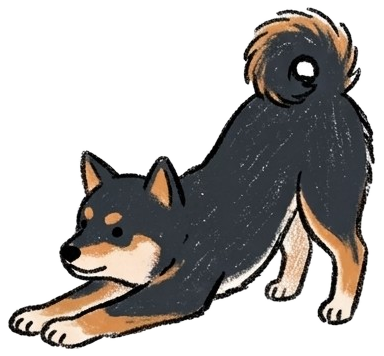
#> input picture dog-joint-video/src/video/assets/dogs/play-bow.png, 384 x 356 px; its folder holds only this picture in this run
$ python cut.py play-bow.png puppy-sit.png
#> lines starting #> are read from the running program, lines starting #| are printed output that depends on the picture; after the words box and inside, x2 and y2 are one past the last pixel; in counts of white or black regions, pixels touching at a corner belong together
# 從白底素材圖切出每一隻狗：從邊緣灌水找出背景白（狗身上被線圍住的白毛保留），再找出各個連通塊
import sys, numpy as np
from PIL import Image, ImageDraw, ImageFilter
from collections import deque
src, out = sys.argv[1], sys.argv[2]
im = Image.open(src).convert('RGB'); a = np.asarray(im).astype(int)
W, H = im.size
#> W = 384; H = 356
white = (a.min(axis=2) > 228) & ((a.max(axis=2) - a.min(axis=2)) < 22)
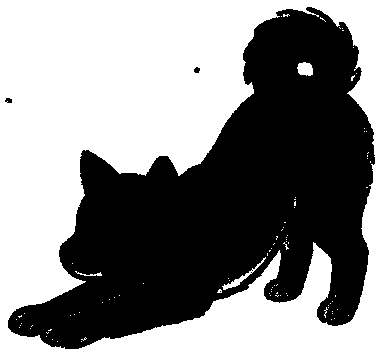
#> white: shape (356, 384) bool; 53.8% white; 4 black regions (1 under 20 px), largest, box (x1, y1, x2, y2) and area: (8, 7, 375, 349) 63144, (194, 67, 200, 73) 28, (5, 98, 12, 103) 28
# 灌水：從四邊連到的白色才是背景
bg = np.zeros_like(white); q = deque()
for x in range(W):
    for y in (0, H - 1):
        if white[y, x] and not bg[y, x]: bg[y, x] = 1; q.append((y, x))
#> bg: shape (356, 384) bool; 0.56% white in thin lines or dots
for y in range(H):
    for x in (0, W - 1):
        if white[y, x] and not bg[y, x]: bg[y, x] = 1; q.append((y, x))
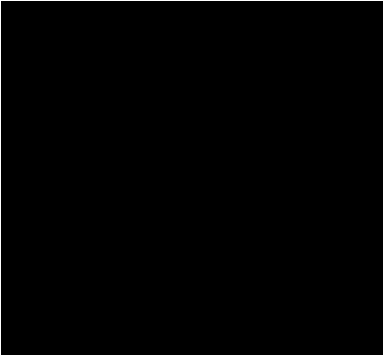
#> bg: shape (356, 384) bool; 1.1% white in thin lines or dots
while q:
    y, x = q.popleft()
    for dy, dx in ((1,0),(-1,0),(0,1),(0,-1)):
        ny, nx = y + dy, x + dx
        if 0 <= ny < H and 0 <= nx < W and white[ny, nx] and not bg[ny, nx]:
            bg[ny, nx] = 1; q.append((ny, nx))
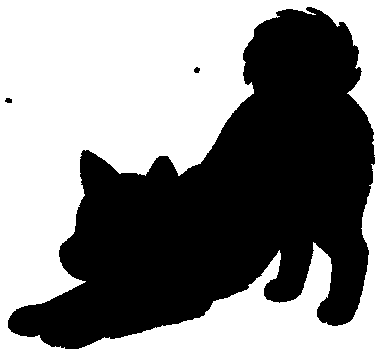
#> bg: shape (356, 384) bool; 53.3% white; 3 black regions, box (x1, y1, x2, y2) and area: (8, 7, 375, 349) 63777, (5, 98, 12, 103) 29, (194, 67, 200, 73) 28
fg = ~bg.astype(bool)
# 連通塊（4 倍縮小找框）
s = 4; small = fg.reshape(H // s, s, W // s, s).any(axis=(1, 3))
h, w = small.shape; lab = np.zeros(small.shape, int); n = 0; boxes = []
#> after `h, w = small.shape`: h = 89; w = 96
for y0 in range(h):
    for x0 in range(w):
        if small[y0, x0] and not lab[y0, x0]:
            n += 1; lab[y0, x0] = n; q = deque([(y0, x0)]); ys = [y0]; xs = [x0]; cnt = 0
            while q:
                y, x = q.popleft(); cnt += 1
                for dy in (-2,-1,0,1,2):
                    for dx in (-2,-1,0,1,2):
                        ny, nx = y + dy, x + dx
                        if 0 <= ny < h and 0 <= nx < w and small[ny, nx] and not lab[ny, nx]:
                            lab[ny, nx] = n; q.append((ny, nx)); ys.append(ny); xs.append(nx)
            if cnt > 150: boxes.append((min(xs)*s, min(ys)*s, (max(xs)+1)*s, (max(ys)+1)*s, cnt, n))
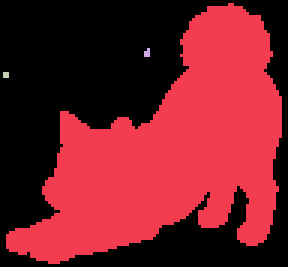
#> lab: shape (89, 96) int64 (shown 3 times larger); 4 distinct labels, from 0 to 3; one colour per label, 0 black
#> after the loop, boxes = [(8, 4, 376, 352, 4175, 1)]; n = 3
# 透明度：背景 0，邊緣依亮度柔化
alpha = np.where(bg, 0, 255).astype(np.uint8)
am = Image.fromarray(alpha).filter(ImageFilter.GaussianBlur(.7))
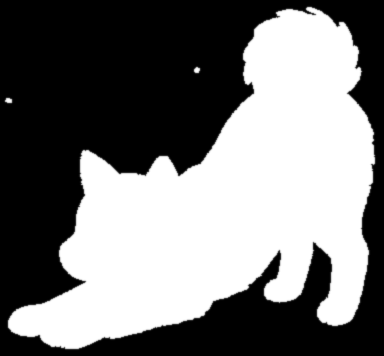
#> am: PIL image 384x356 L; min 0, max 255, mean 119.1
rgba = im.copy(); rgba.putalpha(am)
# 每一塊只留自己的像素（把框裡鄰居的尾巴、腳和小雜點去掉）
full = np.kron(lab, np.ones((s, s), int))
for i, (x0, y0, x1, y1, c, k) in enumerate(sorted(boxes, key=lambda b: (b[1] // 200, b[0]))):
    pad = 6
    box = (max(0, x0 - pad), max(0, y0 - pad), min(W, x1 + pad), min(H, y1 + pad))
    own = Image.fromarray(np.where(full == k, 255, 0).astype(np.uint8)).filter(ImageFilter.MaxFilter(9))
    a2 = np.minimum(np.asarray(am), np.asarray(own))
    one = im.copy(); one.putalpha(Image.fromarray(a2))
    one.crop(box).save(f'{out}-{i:02d}.png')
    print(i, box, c)
#> this loop made 1 pass
#> pass 1, `own = Image.fromarray(np.where(full == k, 255, 0).astype(np.uint8)).fi..`:
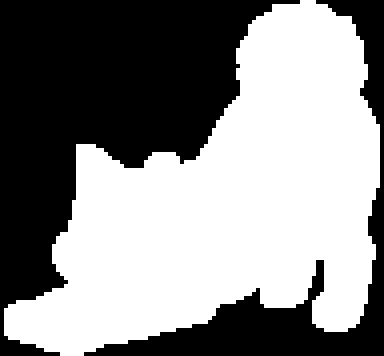
#> own: PIL image 384x356 L; 54.5% white; 2 black regions, box (x1, y1, x2, y2) and area: (0, 0, 300, 356) 46896, (84, 0, 384, 356) 15328
#> pass 1, `one.crop(box).save(f'{out}-{i:02d}.png')`:
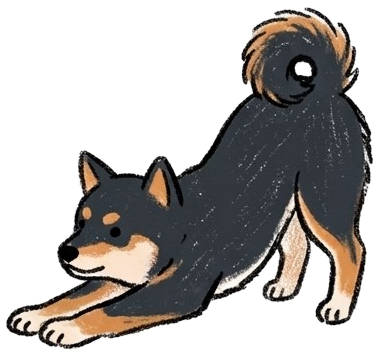
#> saved as puppy-sit.png-00.png: PIL image 380x356 RGBA; mean R, G, B, A 176.8, 173.6, 171.4, 120.2; transparent parts drawn white
#> one is the input picture: PIL image 384x356 RGBA; mean R, G, B, A 177.6, 174.5, 172.3, 119

$ run again, on dog-joint-video/src/video/assets/dogs/stand-front.png
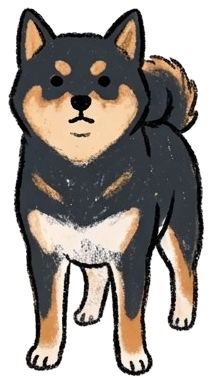
#> input picture dog-joint-video/src/video/assets/dogs/stand-front.png, 212 x 384 px
#> white: shape (384, 212) bool; 34.9% white; 139 white regions (126 under 20 px), largest, box (x1, y1, x2, y2) and area: (0, 0, 212, 384) 27758, (61, 259, 68, 280) 64, (165, 247, 174, 263) 60
#> after the loop `for y in range(H):`:
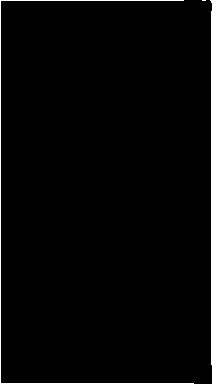
#> bg: shape (384, 212) bool; 1.4% white in thin lines or dots
#> alpha: shape (384, 212); 65.9% white; 3 black regions (1 under 20 px), largest, box (x1, y1, x2, y2) and area: (0, 0, 212, 384) 27757, (202, 0, 207, 7) 21
#> the loop `for i, (x0, y0, x1, y1, c, k) in enumerate(sorted(boxes, key=lambda b:..` made 1 pass
#> pass 1, `one.crop(box).save(f'{out}-{i:02d}.png')`:
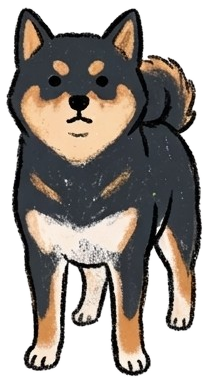
#> saved as stand-front.png-00.png: PIL image 208x382 RGBA; mean R, G, B, A 155.9, 149.4, 143.8, 170.1; transparent parts drawn white
#> one is the input picture: PIL image 212x384 RGBA; mean R, G, B, A 158.1, 151.7, 146.3, 166

$ run again, on dog-joint-video/src/video/assets/dogs/stand-side-2.png
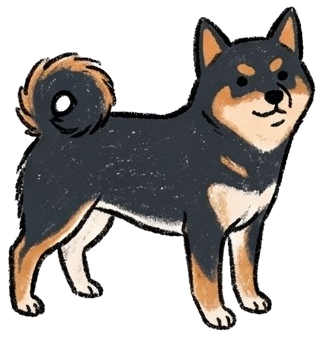
#> input picture dog-joint-video/src/video/assets/dogs/stand-side-2.png, 324 x 340 px
#> white: shape (340, 324) bool; 44.9% white; 99 white regions (85 under 20 px), largest, box (x1, y1, x2, y2) and area: (0, 0, 324, 340) 48481, (57, 96, 70, 111) 144, (104, 204, 148, 224) 99
#> after the loop `for y in range(H):`:
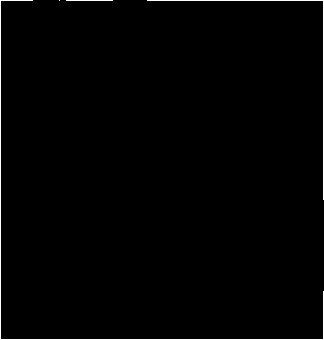
#> bg: shape (340, 324) bool; 1.1% white in thin lines or dots
#> alpha: shape (340, 324); 56% white; 2 black regions (1 under 20 px), largest, box (x1, y1, x2, y2) and area: (0, 0, 324, 340) 48480
#> the loop `for i, (x0, y0, x1, y1, c, k) in enumerate(sorted(boxes, key=lambda b:..` made 1 pass
#> pass 1, `one.crop(box).save(f'{out}-{i:02d}.png')`:
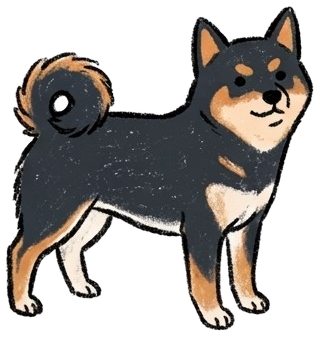
#> saved as stand-side-2.png-00.png: PIL image 320x338 RGBA; mean R, G, B, A 164.9, 160.5, 157.2, 135.8; transparent parts drawn white
#> one is the input picture: PIL image 324x340 RGBA; mean R, G, B, A 166.2, 161.9, 158.7, 133.3

$ run again, on dog-joint-video/src/video/assets/dogs/stand-side.png
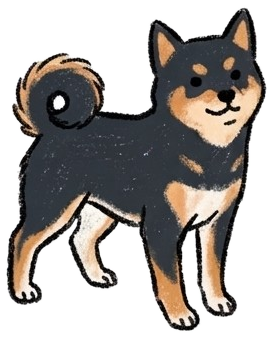
#> input picture dog-joint-video/src/video/assets/dogs/stand-side.png, 276 x 340 px
#> white: shape (340, 276) bool; 44.5% white; 65 white regions (53 under 20 px), largest, box (x1, y1, x2, y2) and area: (0, 0, 276, 340) 40696, (81, 204, 106, 228) 268, (193, 202, 208, 224) 105
#> alpha: shape (340, 276); 56.6% white; 1 black region, box (x1, y1, x2, y2) and area: (0, 0, 276, 340) 40695
#> after the loop `for i, (x0, y0, x1, y1, c, k) in enumerate(sorted(boxes, key=lambda b:..`:
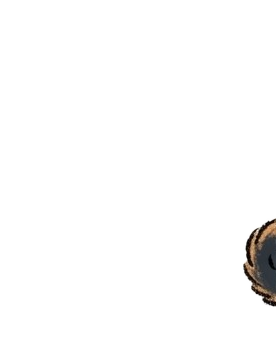
#> one: PIL image 276x340 RGBA; mean R, G, B, A 165.2, 160.4, 156.9, 5.9; transparent parts drawn white
